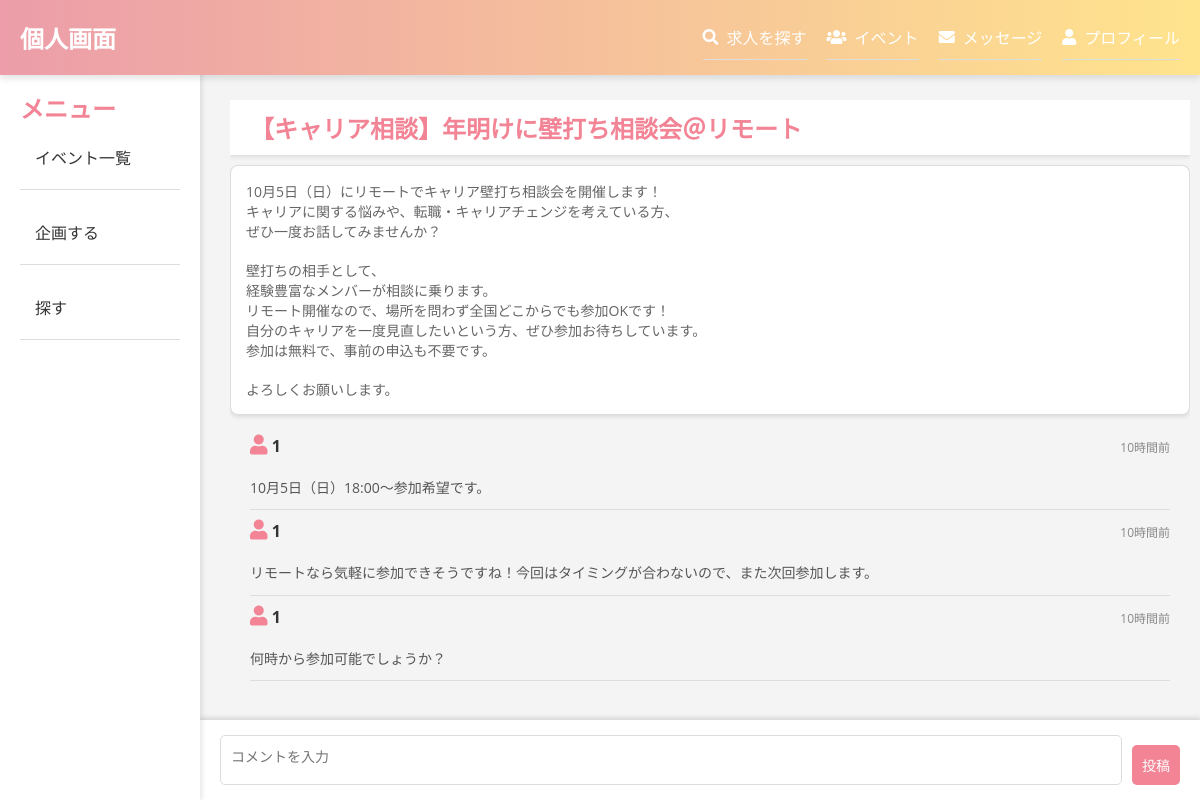
The app's page /post.php?id=14 with its own data.
### tables this page shows
CREATE TABLE `bs_posts` (
  `id` int(11) NOT NULL,
  `user_id` int(11) NOT NULL,
  `title` varchar(255) NOT NULL,
  `body` text NOT NULL,
  `created_at` timestamp NOT NULL DEFAULT current_timestamp()
);

CREATE TABLE `bs_comments` (
  `id` int(11) NOT NULL,
  `post_id` int(11) NOT NULL,
  `user_id` int(11) NOT NULL,
  `comment` text NOT NULL,
  `created_at` timestamp NOT NULL DEFAULT current_timestamp()
);

### db.php (called while the page is built, shortened)
<?php
function h($str){
    return htmlspecialchars($str, ENT_QUOTES);
}
function time_elapsed_string($datetime, $full = false) {
    $now = new DateTime;
    $ago = new DateTime($datetime);
    $diff = $now->diff($ago);
    $string = [
        'y' => '年',
        'm' => 'ヶ月',
        'd' => '日',
        'h' => '時間',
        'i' => '分',
        's' => '秒',
    ];
    foreach ($string as $k => &$v) {
        if ($diff->$k) {
            $v = $diff->$k . $v;
        } else {
            unset($string[$k]);
        }
    }
    if (!$full) $string = array_slice($string, 0, 1);
    return $string ? implode(', ', $string) . '前' : '今';
}
?>

### post.php (the view, shortened to what this page needs)
<?php
require 'db.php';
$post_id = $_GET['id'];
$sql ="SELECT * FROM bs_posts WHERE id = ?";
$stmt = $pdo->prepare($sql);
$stmt->execute([$post_id]);
$post = $stmt->fetch(PDO::FETCH_ASSOC);
$stmt = $pdo->prepare("SELECT * FROM bs_comments WHERE post_id = ?");
$stmt->execute([$post_id]);
$comments = $stmt->fetchAll(PDO::FETCH_ASSOC);
?>
<?php include('header.php'); ?>
<?php include('sidebar.php'); ?>
<div class="main-content">
<ul class="topic-list">
<h2 class="topic-title"><?=h($post['title']) ?></h2>
<div class="topic-body">
<li><?=nl2br(h($post['body'])) ?></li>
</div>
</ul>
<ul class="comment-list">
    <?php foreach ($comments as $comment): ?>
        <li>
            <div class="comment-header">
            <div class="left">
            <i class="fas fa-user"></i>
            <strong><?= h($comment['user_id']) ?></strong>
            </div>
            <div class="right">
            <span class="comment-time"><?= h(time_elapsed_string($comment['created_at'])) ?></span>
            </div>
        </div>
            <p class="comment-body"><?= nl2br(h($comment['comment'])) ?></p>
        </li>
    <?php endforeach; ?>
</ul>
<form method="POST" action=""  class="fixed-comment-form">
    <textarea name="comment" required class="form-textarea" placeholder="コメントを入力"></textarea><br>
    <input type="submit" value="投稿" class="form-submit">
</form>
</div>

### style.css (style rules this page uses)
body { font-family: Arial, sans-serif; margin: 0; padding: 0; display: flex; min-height: 100vh; }
.main-content { flex-grow: 1; margin-left: 220px; padding: 20px 10px; max-width: 90%; margin: o auto; margin-bottom: 100px; margin-top: 70px; }
h2,h3 { font-size: 24px; color: #f28495; }
.topic-title { background-color: white; padding: 10px 20px; width: 100%; box-shadow: 0 2px 4px rgba(0, 0, 0, 0.1); }
p { margin-top:20px; font-size: 14px; color: #666; }
ul { list-style-type: none; padding: 0; }
li { border-bottom: 1px solid #ddd; padding: 10px 0; }
.topic-list { margin-top: 10px; padding: 0; list-style: none; max-height: 70vh; overflow-y: auto; }
.topic-list li { background-color: #fff; border: 1px solid #ddd; margin-bottom: 10px; border-radius: 8px; padding: 15px; box-shadow: 0 2px 4px rgba(0, 0, 0, 0.1); }
.topic-body { margin-top: 10px; color: #666; font-size: 14px; }
button, input[type="submit"], .edit-link, .delete-link { background-color: #f28495; color: white; padding: 10px; border: none; cursor: pointer; font-size: 14px; border-radius: 5px; text-decoration: none; display: inline-block; margin-top:10px; }
.form-textarea { width: 100%; height: 150px; padding: 10px; box-shadow: none; resize: none; outline: none; border: 1px solid #ddd; border-radius: 5px; font-size: 14px; font-weight: normal; font-family: 'Open Sans', 'Yu Gothic', "游ゴシック", 'YuGothic', "游ゴシック体", Hiragino Kaku Gothic ProN, 'Meiryo'; }
.comment-list { list-style-type: none; padding: 0; }
.comment-list li { border-bottom: 1px solid #ddd; padding: 10px 0; margin:0 20px; }
.comment-header { display: flex; justify-content: space-between; align-items: center; margin-bottom: 10px; }
.comment-header i { font-size: 20px; color: #f28495 }
.comment-header strong { font-size: 16px; color: #333; }
.comment-time { font-size: 12px; color: #888; }
.comment-body { font-size: 14px; color: #555; line-height: 1.6; }
.fixed-comment-form { position: fixed; bottom: 0; left: 200px; right: 0; background-color: #fff; padding: 15px 20px; box-shadow: 0 -2px 4px rgba(0, 0, 0, 0.1); display: flex; align-items: center; border-top: 1px solid #ddd; }
.fixed-comment-form textarea { flex-grow: 1; height: 50px; margin-right: 10px; padding: 10px; border-radius: 5px; border: 1px solid #ddd; }
* { margin: 0; padding: 0; box-sizing: border-box; }
body { font-family: 'Open Sans', 'Yu Gothic', "游ゴシック", 'YuGothic', "游ゴシック体", Hiragino Kaku Gothic ProN, 'Meiryo'; background-color: #f4f4f4; color:grey; margin: 0; padding: 0; }

### records on screen
bs_posts: title "【キャリア相談】年明けに壁打ち相談会＠リモート", body "10月5日（日）にリモートでキャリア壁打ち相談会を開催します！ キャリアに関する悩みや、転職・キャリアチェンジを考えている方、 ぜひ一度お話してみませんか？ 壁打ちの相手として、 経験豊富なメンバーが相談に乗ります。 リモート開催なので、場所を問わず全国どこからでも参加OKです！ 自分のキャリアを一度見直したいという方、ぜひ参加お待ちしています。 参加は無料で、事前の申込も不要です。 よろしくお願いします。"
bs_comments: user "1", created_at "10時間前", comment "10月5日（日）18:00〜参加希望です。"
bs_comments: user "1", created_at "10時間前", comment "リモートなら気軽に参加できそうですね！今回はタイミングが合わないので、また次回参加します。"
bs_comments: user "1", created_at "10時間前", comment "何時から参加可能でしょうか？"
